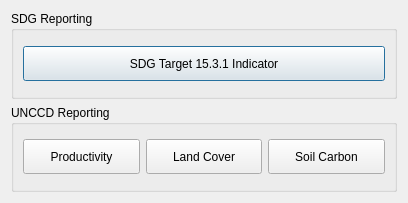
<?xml version="1.0" encoding="UTF-8"?>
<ui version="4.0">
 <class>DlgReporting</class>
 <widget class="QDialog" name="DlgReporting">
  <property name="geometry">
   <rect>
    <x>0</x>
    <y>0</y>
    <width>408</width>
    <height>203</height>
   </rect>
  </property>
  <property name="sizePolicy">
   <sizepolicy hsizetype="Fixed" vsizetype="Fixed">
    <horstretch>0</horstretch>
    <verstretch>0</verstretch>
   </sizepolicy>
  </property>
  <property name="windowTitle">
   <string>Land degradation reporting</string>
  </property>
  <layout class="QGridLayout" name="gridLayout">
   <item row="0" column="0" colspan="3">
    <widget class="QGroupBox" name="groupBox">
     <property name="title">
      <string>SDG Reporting</string>
     </property>
     <layout class="QGridLayout" name="gridLayout_3">
      <item row="0" column="0">
       <widget class="QPushButton" name="btn_sdg">
        <property name="minimumSize">
         <size>
          <width>0</width>
          <height>35</height>
         </size>
        </property>
        <property name="text">
         <string>SDG Target 15.3.1 Indicator</string>
        </property>
       </widget>
      </item>
     </layout>
    </widget>
   </item>
   <item row="1" column="0" colspan="3">
    <widget class="QGroupBox" name="groupBox_2">
     <property name="title">
      <string>UNCCD Reporting</string>
     </property>
     <layout class="QGridLayout" name="gridLayout_2">
      <item row="0" column="1">
       <widget class="QPushButton" name="btn_unccd_lc">
        <property name="minimumSize">
         <size>
          <width>0</width>
          <height>35</height>
         </size>
        </property>
        <property name="text">
         <string>Land Cover</string>
        </property>
       </widget>
      </item>
      <item row="0" column="2">
       <widget class="QPushButton" name="btn_unccd_soc">
        <property name="minimumSize">
         <size>
          <width>0</width>
          <height>35</height>
         </size>
        </property>
        <property name="text">
         <string>Soil Carbon</string>
        </property>
       </widget>
      </item>
      <item row="0" column="0">
       <widget class="QPushButton" name="btn_unccd_prod">
        <property name="minimumSize">
         <size>
          <width>0</width>
          <height>35</height>
         </size>
        </property>
        <property name="text">
         <string>Productivity</string>
        </property>
       </widget>
      </item>
     </layout>
    </widget>
   </item>
  </layout>
 </widget>
 <resources/>
 <connections/>
</ui>
